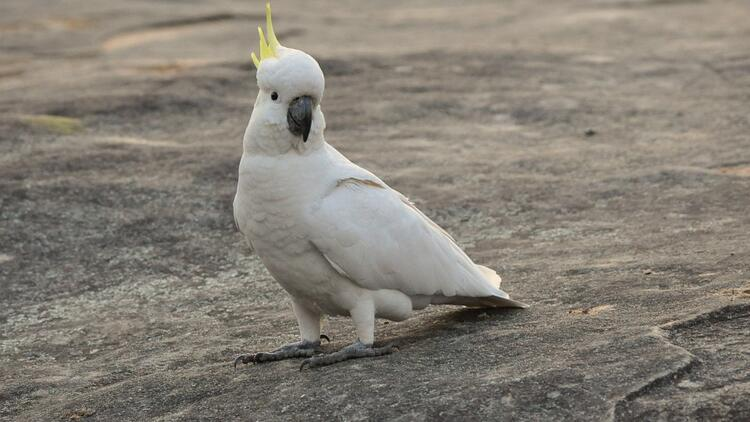
#> input picture OpenCV/ArkaPlanFiltreleme/resim.jpg, 750 x 422 px
$ python arkaplanFiltreleme.py
#> lines starting #> are read from the running program, lines starting #| are printed output that depends on the picture
import cv2
import numpy as np

def main():
    resim = cv2.imread("resim.jpg")
#> resim is the input picture: shape (422, 750, 3); mean B, G, R 117.7, 127.3, 133.2

    mask = np.zeros(resim.shape[:2], np.uint8) # (480, 640, 3) değerinin (480, 640) değerini shape[:2] ile aldık

    print(mask.shape)
#| (422, 750)
    print(resim.shape[:2])
#| (422, 750)

    bgdModel = np.zeros((1, 65), dtype=np.float64)
    fgdModel = np.zeros((1, 65), dtype=np.float64)

    rect = (50, 0, 400, 640) # üzerinde çalışılacak alanın koordinatları

    cv2.grabCut(resim, mask, rect, bgdModel, fgdModel, 5, cv2.GC_INIT_WITH_RECT)
    #arka planda 0 veya 2 piksellere 0, ön planda 1 veya 3 piksellere 1 değeri atılır
    mask2 = np.where((mask == 0) | (mask == 2), 0, 1).astype(np.uint8) # 0 veya 2 ise 0 değerini ata, aksi taktirde 1 değerini ata
    #----------------------------------------------------------------------------------------------
    #resim ve maske 480x640 piksellik olduğu için bu iki matrsi çarpamayız
    #matrislerin çarpılabilmesi için birincinin satırı ile ikincisinin sütunu eşit olmalıdır
    #bunu için de ikinci matrisin transpozesini aldık ve 640,480 lik bir matris oldu
    resim = resim * mask2[:, :, np.newaxis] # transpozesini alıp çarptık
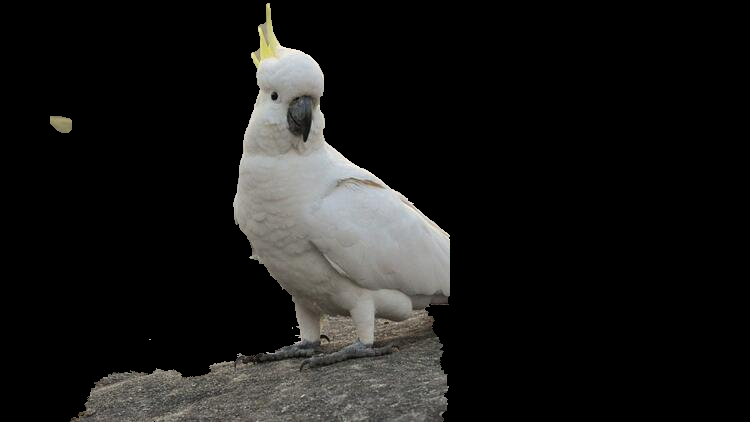
#> resim: shape (422, 750, 3); mean B, G, R 23.9, 25, 25.3

    """np.newaxis aslında diziye yeni bir boyut katar
    array([0, 1, 2, 3, 4, 5, 6, 7, 8, 9]) şöyle bir dizimiz olsun
    >>> a[:, np.newaxis]
    array([[0],
           [1],
           [2],
           [3],
           [4],
           [5],
           [6],
           [7],
           [8],
           [9]])
    >>> a[:, np.newaxis].shape
    (10, 1) bu sonuç çıkar

    VEYA
    alttaki gibi kullanılırsa
    >>> a[np.newaxis, :]  # The output has 2 [] pairs!
    array([[0, 1, 2, 3, 4, 5, 6, 7, 8, 9]])
    >>> a[np.newaxis, :].shape
    (1, 10)

    Birden fazla kullanımda ise;

    >>> a[np.newaxis, :, np.newaxis]  # note the 3 [] pairs in the output
    array([[[0],
            [1],
            [2],
            [3],
            [4],
            [5],
            [6],
            [7],
            [8],
            [9]]])
    >>> a[np.newaxis, :, np.newaxis].shape
    (1, 10, 1)
BU ŞEKİLDEDİR
"""
    """
    for x in range(mask2.shape[0]):
        for y in range(mask2.shape[1]):
            print("satır {}, sütun {}, değer = {}".format(x, y, mask2[x, y]))
    """
    cv2.imshow("Resim", resim)

    cv2.waitKey(0)
    cv2.destroyAllWindows()

if __name__ == "__main__":
    main()
